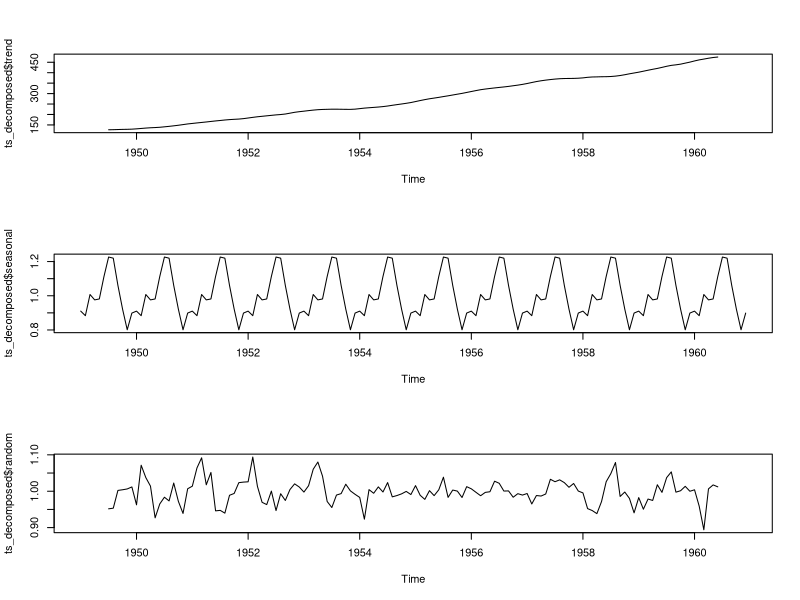
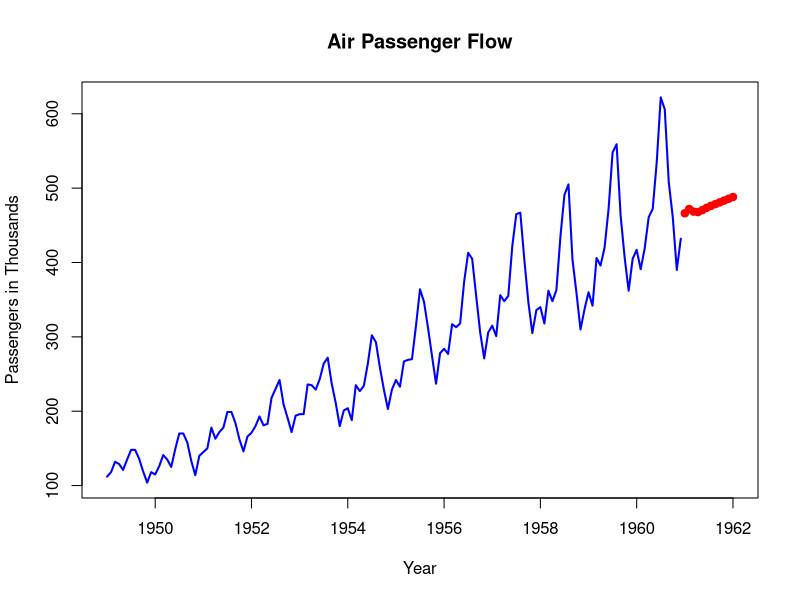

R code for these plots, in order:
library(ggplot2)
library(forecast)

data("AirPassengers")
ts_data <- ts(AirPassengers, start = c(1949, 1), frequency = 12)


ts_decomposed <- decompose(ts_data, type = "multiplicative")

par(mfrow = c(3,1))
plot(ts_decomposed$trend)
plot(ts_decomposed$seasonal) 
plot(ts_decomposed$random)
par(mfrow = c(1,1))

# ARIMA Model
arima_model <- arima(ts_data, order = c(2,2,1))

forecast_value <- predict(arima_model, n.ahead = 12)

plot(ts_data, xlim = c(1949, 1962), main = "Air Passenger Flow",
     xlab = "Year", ylab = "Passengers in Thousands", col = "blue", lwd = 2)


forecast_years <- seq(1961, 1962, length.out = 12)
lines(forecast_years, forecast_value$pred, col = "red", lwd = 2)
points(forecast_years, forecast_value$pred, col = "red", pch = 19)
